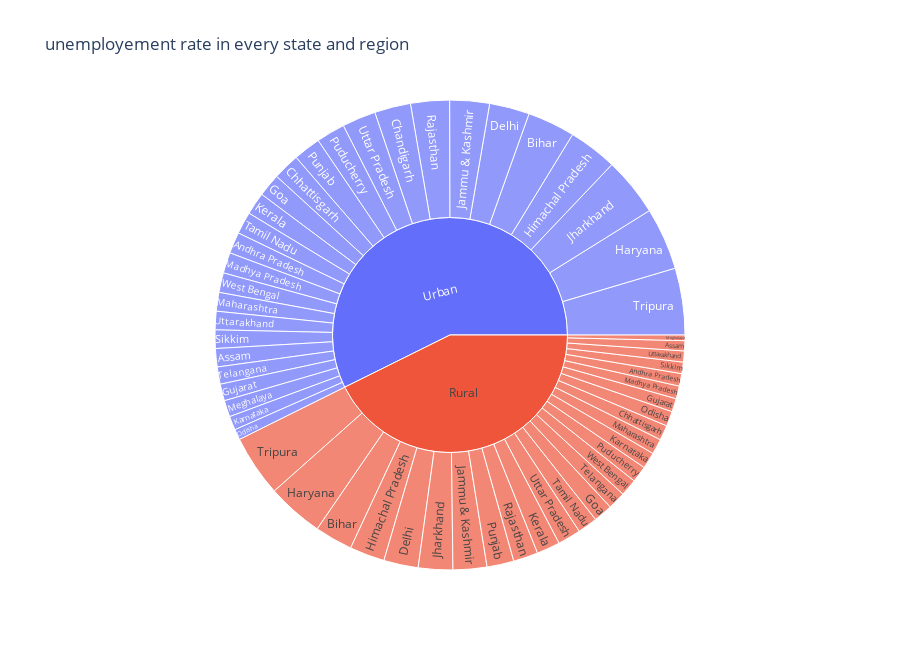

Notebook code for this chart:
### Code cell
fig=px.sunburst(Unemployement,path=['region','State'],values='Estimated Unemployement rate',title='unemployement rate in every state and region',height=650)
fig.show()

### Figure 1 — Plotly figure (JSON) as saved in the notebook; plotly's stock layout.template omitted (floating-point values rounded to 4 significant figures)
{"data": [{"branchvalues": "total", "domain": {"x": [0, 1], "y": [0, 1]}, "hovertemplate": "labels=%{label}<br>Estimated Unemployement rate=%{value}<br>parent=%{parent}<br>id=%{id}<extra></extra>", "ids": ["Rural/Andhra Pradesh", "Rural/Assam", "Rural/Bihar", "Rural/Chhattisgarh", "Rural/Delhi", "Rural/Goa", "Rural/Gujarat", "Rural/Haryana", "Rural/Himachal Pradesh", "Rural/Jammu & Kashmir", "Rural/Jharkhand", "Rural/Karnataka", "Rural/Kerala", "Rural/Madhya Pradesh", "Rural/Maharashtra", "Rural/Meghalaya", "Rural/Odisha", "Rural/Puducherry", "Rural/Punjab", "Rural/Rajasthan", "Rural/Sikkim", "Rural/Tamil Nadu", "Rural/Telangana", "Rural/Tripura", "Rural/Uttar Pradesh", "Rural/Uttarakhand", "Rural/West Bengal", "Urban/Andhra Pradesh", "Urban/Assam", "Urban/Bihar", "Urban/Chandigarh", "Urban/Chhattisgarh", "Urban/Delhi", "Urban/Goa", "Urban/Gujarat", "Urban/Haryana", "Urban/Himachal Pradesh", "Urban/Jammu & Kashmir", "Urban/Jharkhand", "Urban/Karnataka", "Urban/Kerala", "Urban/Madhya Pradesh", "Urban/Maharashtra", "Urban/Meghalaya", "Urban/Odisha", "Urban/Puducherry", "Urban/Punjab", "Urban/Rajasthan", "Urban/Sikkim", "Urban/Tamil Nadu", "Urban/Telangana", "Urban/Tripura", "Urban/Uttar Pradesh", "Urban/Uttarakhand", "Urban/West Bengal", "Rural", "Urban"], "labels": ["Andhra Pradesh", "Assam", "Bihar", "Chhattisgarh", "Delhi", "Goa", "Gujarat", "Haryana", "Himachal Pradesh", "Jammu & Kashmir", "Jharkhand", "Karnataka", "Kerala", "Madhya Pradesh", "Maharashtra", "Meghalaya", "Odisha", "Puducherry", "Punjab", "Rajasthan", "Sikkim", "Tamil Nadu", "Telangana", "Tripura", "Uttar Pradesh", "Uttarakhand", "West Bengal", "Andhra Pradesh", "Assam", "Bihar", "Chandigarh", "Chhattisgarh", "Delhi", "Goa", "Gujarat", "Haryana", "Himachal Pradesh", "Jammu & Kashmir", "Jharkhand", "Karnataka", "Kerala", "Madhya Pradesh", "Maharashtra", "Meghalaya", "Odisha", "Puducherry", "Punjab", "Rajasthan", "Sikkim", "Tamil Nadu", "Telangana", "Tripura", "Uttar Pradesh", "Uttarakhand", "West Bengal", "Rural", "Urban"], "name": "", "parents": ["Rural", "Rural", "Rural", "Rural", "Rural", "Rural", "Rural", "Rural", "Rural", "Rural", "Rural", "Rural", "Rural", "Rural", "Rural", "Rural", "Rural", "Rural", "Rural", "Rural", "Rural", "Rural", "Rural", "Rural", "Rural", "Rural", "Rural", "Urban", "Urban", "Urban", "Urban", "Urban", "Urban", "Urban", "Urban", "Urban", "Urban", "Urban", "Urban", "Urban", "Urban", "Urban", "Urban", "Urban", "Urban", "Urban", "Urban", "Urban", "Urban", "Urban", "Urban", "Urban", "Urban", "Urban", "Urban", "", ""], "type": "sunburst", "values": [5.526, 4.491, 16.77, 6.629, 15.26, 8.39, 5.917, 25.01, 15.5, 14.95, 15.22, 7.224, 10.34, 5.654, 6.81, 2.475, 6.613, 7.263, 11.92, 10.93, 5.08, 8.776, 7.864, 27.17, 10.21, 4.882, 7.572, 9.428, 8.089, 21.07, 15.99, 11.85, 17.73, 10.16, 7.411, 27.55, 21.58, 17.55, 25.95, 6.128, 9.906, 9.159, 8.305, 7.302, 4.703, 12.75, 12.14, 17.19, 8.153, 9.793, 7.612, 29.53, 14.89, 8.162, 8.677, 274.5, 368.8]}], "layout": {"height": 650, "legend": {"tracegroupgap": 0}, "title": {"text": "unemployement rate in every state and region"}}}
